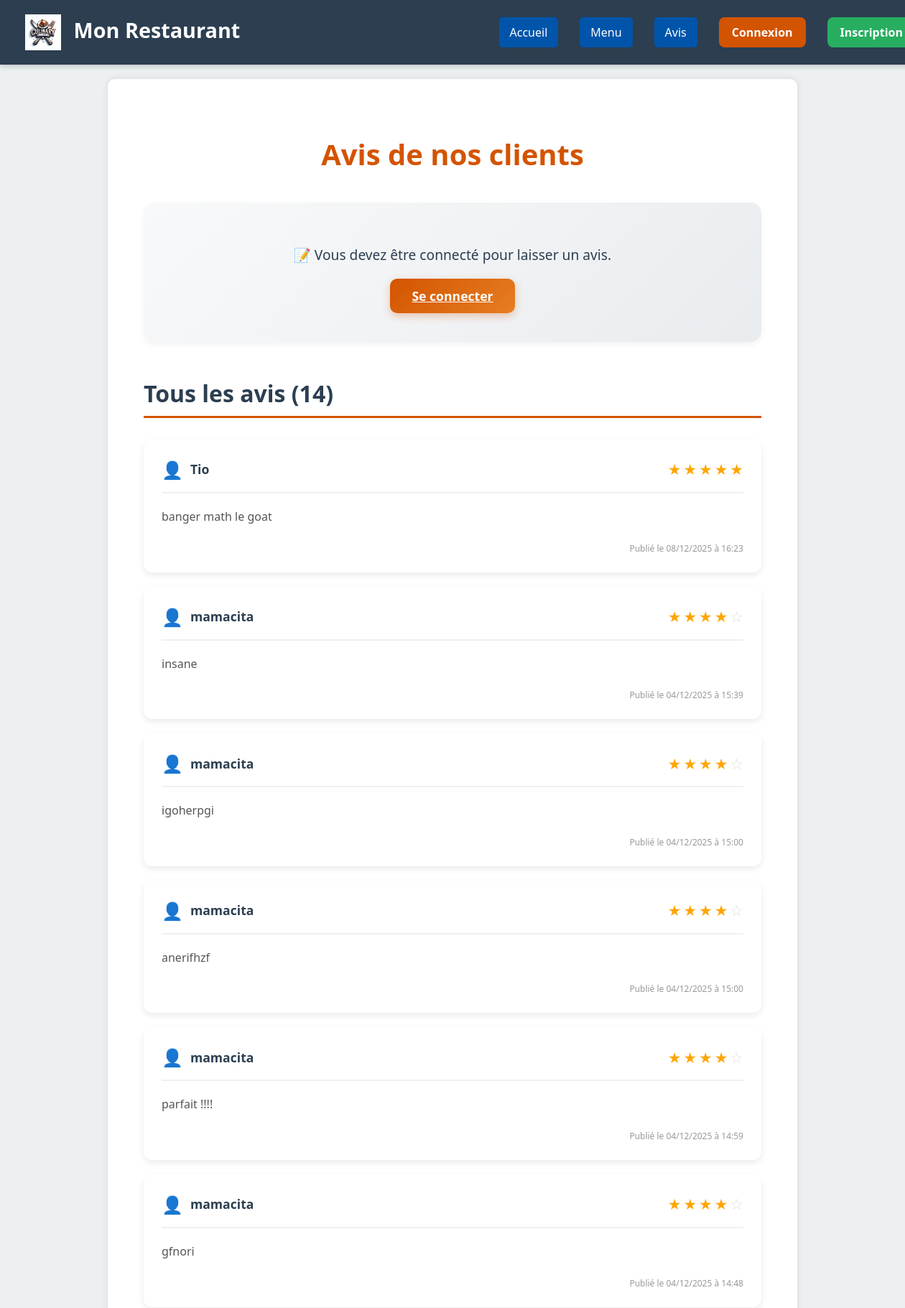
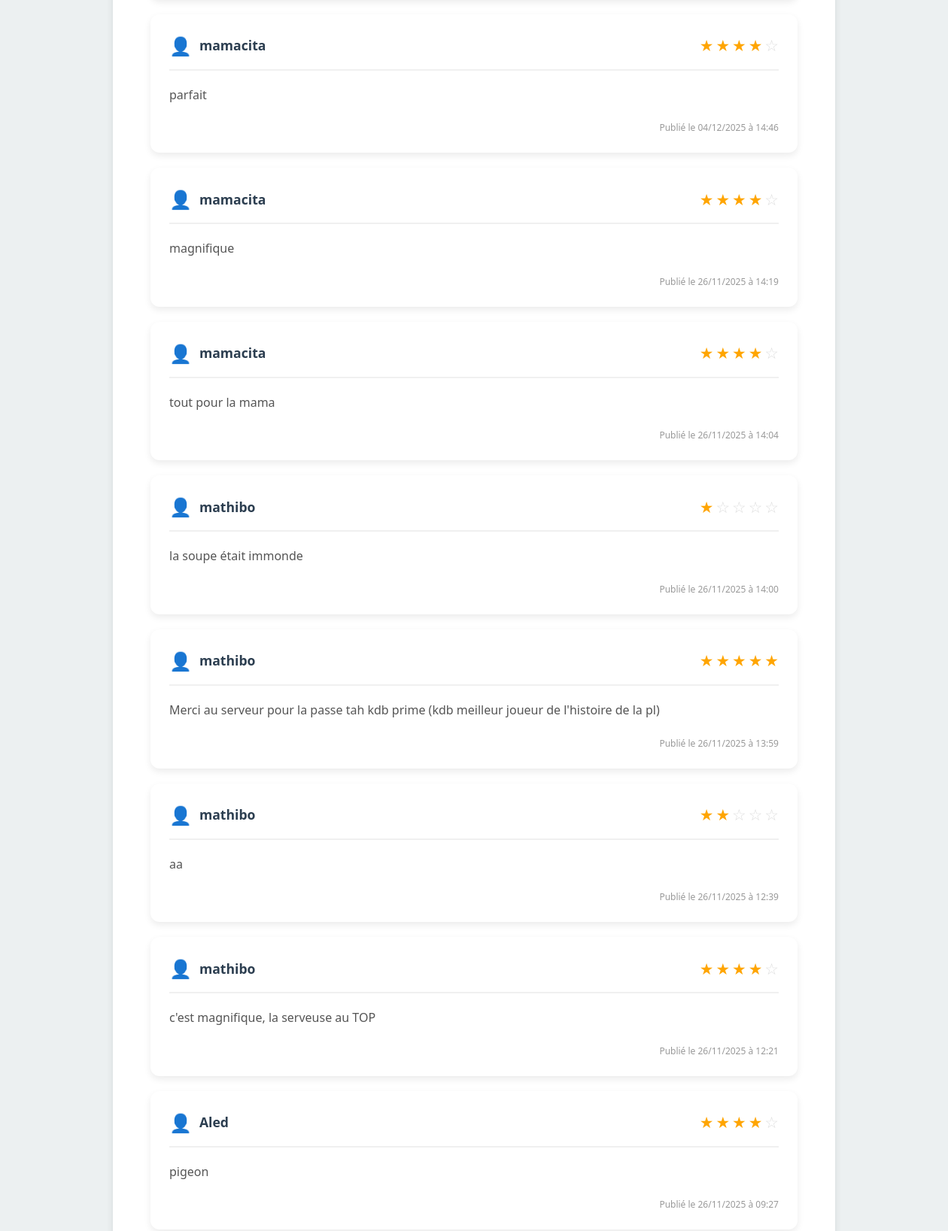
Screenshot of /avis/ (upper part) with the database file from the repository (2 pictures, top to bottom).
### restaurant/models.py (models this page shows, shortened)
class Avis(models.Model):
    user = models.ForeignKey(User, on_delete=models.CASCADE, related_name='avis')
    commentaire = models.TextField(verbose_name="Commentaire")
    note = models.IntegerField(
        choices=[(i, f"{i} étoile{'s' if i > 1 else ''}") for i in range(1, 6)],
        verbose_name="Note"
    )
    date_creation = models.DateTimeField(auto_now_add=True)
    class Meta:
        verbose_name = "Avis"
        verbose_name_plural = "Avis"
        ordering = ['-date_creation']

### restaurant/views.py (the view)
# urls.py: path('avis/', views.avis, name='avis'),
def avis(request):
    avis_list = Avis.objects.all().select_related('user').order_by('-date_creation')
    if request.user.is_authenticated:
        if request.method == 'POST':
            form = AvisForm(request.POST)
            if form.is_valid():
                avis_obj = form.save(commit=False)
                avis_obj.user = request.user
                avis_obj.save()
                messages.success(request, "Votre avis a été publié avec succès !")
                return redirect('avis')
            else:
                messages.error(request, "Votre avis contient des erreurs. Veuillez corriger.")
        else:
            form = AvisForm()
    else:
        form = None
    return render(request, 'restaurant/avis.html', {
        'avis_list': avis_list,
        'form': form
    })

### restaurant/templates/restaurant/avis.html (shortened to what this page needs)
{% extends 'restaurant/base.html' %}
{% block content %}
<div class="avis-container">
    <h1 class="page-title">Avis de nos clients</h1>
    {% if user.is_authenticated %}
        <div class="avis-form-box">
            <h2>Donnez votre avis</h2>
            {% if messages %}
                <div class="messages">
                    {% for message in messages %}
                        <div class="alert {% if 'error' in message.tags %}alert-error{% else %}alert-success{% endif %}">
                            {{ message }}
                        </div>
                    {% endfor %}
                </div>
            {% endif %}
            <form method="post" class="avis-form">
                {% csrf_token %}
                <div class="form-group">
                    <label>Votre note</label>
                    <div class="star-rating-container">
                        <input type="radio" name="note" value="5" id="star5" required>
                        <label for="star5" class="star-label"><span class="star">★</span></label>
                        <input type="radio" name="note" value="4" id="star4">
                        <label for="star4" class="star-label"><span class="star">★</span></label>
                        <input type="radio" name="note" value="3" id="star3">
                        <label for="star3" class="star-label"><span class="star">★</span></label>
                        <input type="radio" name="note" value="2" id="star2">
                        <label for="star2" class="star-label"><span class="star">★</span></label>
                        <input type="radio" name="note" value="1" id="star1">
                        <label for="star1" class="star-label"><span class="star">★</span></label>
                    </div>
                    {% if form.note.errors %}
                        <div class="field-error">{{ form.note.errors|join:", " }}</div>
                    {% endif %}
                </div>
                <div class="form-group">
                    <label for="id_commentaire">Votre avis</label>
                    <textarea name="commentaire" id="id_commentaire" rows="5" placeholder="Partagez votre expérience..." required></textarea>
                    {% if form.commentaire.errors %}
                        <div class="field-error">{{ form.commentaire.errors|join:", " }}</div>
                    {% endif %}
                </div>
                <button type="submit" class="btn-submit">
                    Publier mon avis
                </button>
            </form>
        </div>
    {% else %}
        <div class="login-prompt">
            <p>📝 Vous devez être connecté pour laisser un avis.</p>
            <a href="{% url 'login' %}" class="btn">Se connecter</a>
        </div>
    {% endif %}
    <div class="avis-list">
        <h2>Tous les avis ({{ avis_list.count }})</h2>
        {% if avis_list %}
            {% for avis in avis_list %}
                <div class="avis-card">
                    <div class="avis-header">
                        <div class="avis-user">
                            <span class="user-icon">👤</span>
                            <span class="user-name">{{ avis.user.username }}</span>
                        </div>
                        <div class="avis-rating">
                            {% for i in "12345" %}
                                {% if forloop.counter <= avis.note %}
                                    <span class="star filled">★</span>
                                {% else %}
                                    <span class="star empty">☆</span>
                                {% endif %}
                            {% endfor %}
                        </div>
                    </div>
                    <div class="avis-content">
                        <p>{{ avis.commentaire }}</p>
                    </div>
                    <div class="avis-date">
                        <small>Publié le {{ avis.date_creation|date:"d/m/Y à H:i" }}</small>
                    </div>
                </div>
            {% endfor %}
        {% else %}
            <div class="no-avis">
                <p>Aucun avis pour le moment. Soyez le premier à donner votre avis !</p>
            </div>
        {% endif %}
    </div>
</div>
{% endblock %}

### restaurant/static/restaurant/css/style.css (style rules this page uses)
:root { --primary: #d35400; --primary-dark: #a84300; --secondary: #2c3e50; --light: #f8f9fa; --gray: #ecf0f1; --dark: #2d3436; --radius: 10px; }
body { margin: 0; padding: 0; font-family: 'Segoe UI', Tahoma, Geneva, Verdana, sans-serif; background: var(--gray); color: var(--dark); min-height: 100vh; display: flex; flex-direction: column; }
.btn, .btn-submit { width: 100%; padding: 16px 24px; background: linear-gradient(135deg, #d35400 0%, #e67e22 100%); color: white; border: none; border-radius: 10px; font-size: 1.1rem; font-weight: 600; cursor: pointer; transition: all 0.3s ease; display: flex; align-items: center; justify-content: center; gap: 10px; box-shadow: 0 4px 12px rgba(211,84,0,0.3); }

### restaurant/templates/restaurant/avis.html (style rules this page uses)
.avis-container { max-width: 900px; margin: 0 auto; padding: 20px; }
.page-title { text-align: center; color: var(--primary); font-size: 2.5rem; margin-bottom: 40px; }
.login-prompt { background: linear-gradient(135deg, #f8f9fa 0%, #e9ecef 100%); padding: 40px; border-radius: 15px; text-align: center; margin-bottom: 50px; box-shadow: 0 4px 10px rgba(0,0,0,0.05); }
.login-prompt p { font-size: 1.2rem; color: var(--secondary); margin-bottom: 20px; }
.login-prompt .btn { display: inline-block; width: auto; padding: 12px 30px; }
.avis-list { margin-top: 50px; }
.avis-list h2 { color: var(--secondary); font-size: 2rem; margin-bottom: 30px; border-bottom: 3px solid var(--primary); padding-bottom: 10px; }
.avis-card { background: white; padding: 25px; border-radius: 12px; box-shadow: 0 4px 10px rgba(0,0,0,0.08); margin-bottom: 20px; transition: all 0.3s ease; }
.avis-header { display: flex; justify-content: space-between; align-items: center; margin-bottom: 15px; padding-bottom: 15px; border-bottom: 2px solid #f0f0f0; }
.avis-user { display: flex; align-items: center; gap: 10px; }
.user-icon { font-size: 1.5rem; }
.user-name { font-weight: 600; color: var(--secondary); font-size: 1.1rem; }
.avis-rating { display: flex; gap: 3px; }
.avis-rating .star { font-size: 1.3rem; }
.avis-rating .star.filled { color: #ffa500; }
.avis-rating .star.empty { color: #ddd; }
.avis-content { margin: 20px 0; line-height: 1.6; }
.avis-content p { color: #555; font-size: 1rem; }
.avis-date { text-align: right; color: #999; font-size: 0.9rem; }

### rows the page displays
Avis: user.username "Tio", note 5 (drawn), commentaire "banger math le goat", date_creation "08/12/2025 à 16:23"
Avis: user.username "mamacita", note 4 (drawn), commentaire "insane", date_creation "04/12/2025 à 15:39"
Avis: user.username "mamacita", note 4 (drawn), commentaire "igoherpgi", date_creation "04/12/2025 à 15:00"
Avis: user.username "mamacita", note 4 (drawn), commentaire "anerifhzf", date_creation "04/12/2025 à 15:00"
Avis: user.username "mamacita", note 4 (drawn), commentaire "parfait !!!!", date_creation "04/12/2025 à 14:59"
Avis: user.username "mamacita", note 4 (drawn), commentaire "gfnori", date_creation "04/12/2025 à 14:48"
Avis: user.username "mamacita", note 4 (drawn), commentaire "parfait", date_creation "04/12/2025 à 14:46"
Avis: user.username "mamacita", note 4 (drawn), commentaire "magnifique", date_creation "26/11/2025 à 14:19"
Avis: user.username "mamacita", note 4 (drawn), commentaire "tout pour la mama", date_creation "26/11/2025 à 14:04"
Avis: user.username "mathibo", note 1 (drawn), commentaire "la soupe était immonde", date_creation "26/11/2025 à 14:00"
Avis: user.username "mathibo", note 5 (drawn), commentaire "Merci au serveur pour la passe tah kdb prime (kdb meilleur joueur de l'histoire de la pl)", date_creation "26/11/2025 à 13:59"
Avis: user.username "mathibo", note 2 (drawn), commentaire "aa", date_creation "26/11/2025 à 12:39"
Avis: user.username "mathibo", note 4 (drawn), commentaire "c'est magnifique, la serveuse au TOP", date_creation "26/11/2025 à 12:21"
Avis: user.username "Aled", note 4 (drawn), commentaire "pigeon", date_creation "26/11/2025 à 09:27"

### other values shown
{{ avis_list.count }} "14"
